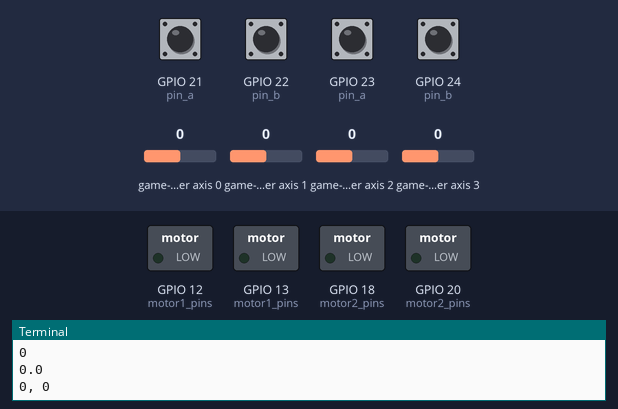
The program below on a simulated Raspberry Pi (BCM pin numbers). Shown: switched loads named in the program (green lamp = pin HIGH), the last lines printed to the terminal. Inputs (shaded band) come from the test bench; at power-on: GPIO 21 (pin_a), GPIO 22 (pin_b), GPIO 23 (pin_a), GPIO 24 (pin_b) HIGH, game-controller axis 1 0, game-controller axis 3 0, game-controller axis 0 0, game-controller axis 2 0. Threads take turns every 2 ms.

Above: at 1.2 s.
1.3 s: game-controller axis 1 set to -1
At 1.6 s:
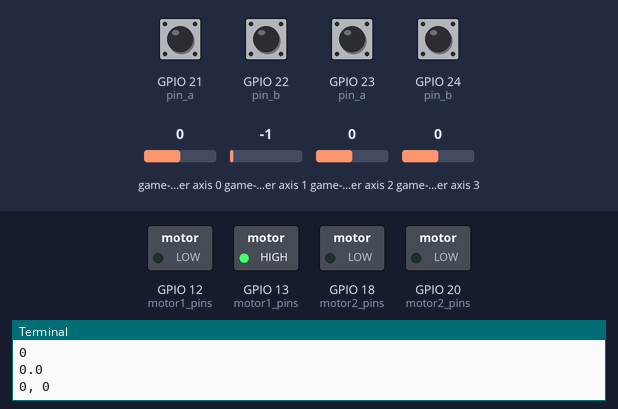
2.8 s: game-controller axis 3 set to -1
At 3.3 s:
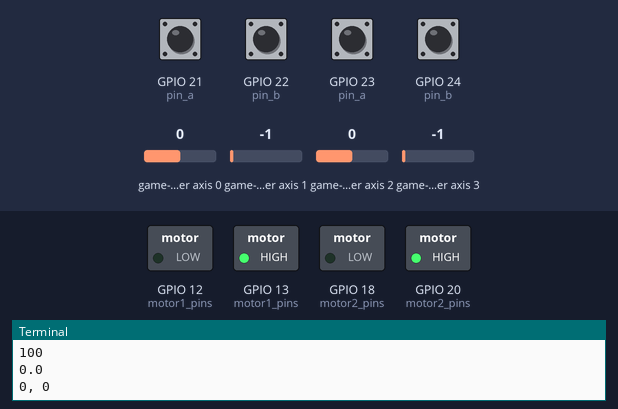
4.3 s: game-controller axis 1 set to 0
At 5.2 s:
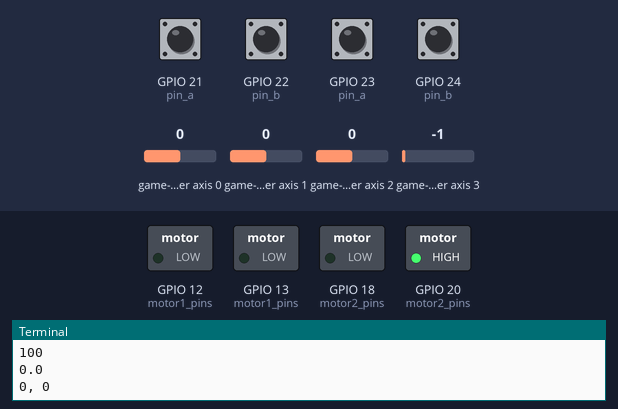
5.8 s: game-controller axis 3 set to 0
At 6.9 s:
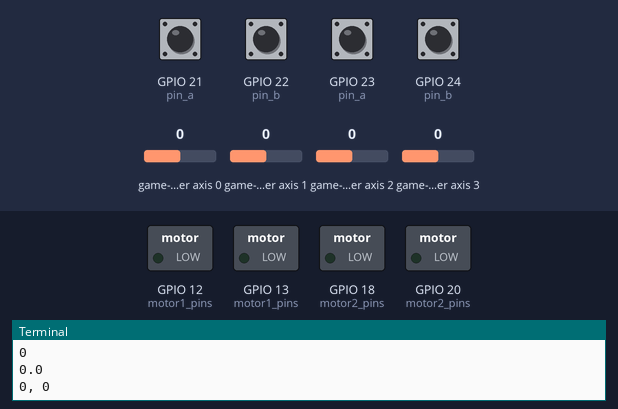
Timing chart, 0 to 8.8 s (numbered marks = the images above; inputs shaded):
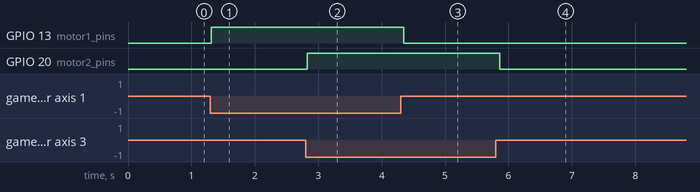

Measured:
- the behaviour switches between -1 and -0.5 on game-controller axis 1 (found by bisection; images 2 and 3)
- the behaviour switches between -1 and -0.5 on game-controller axis 3 (found by bisection; images 3 and 4)
- after the input at 1.3 s, GPIO 13 (motor1_pins): LOW → HIGH at once
- after the input at 2.8 s, GPIO 20 (motor2_pins): LOW → HIGH at once
- after the input at 4.3 s, GPIO 13 (motor1_pins): HIGH → LOW after 0.05 s
- after the input at 5.8 s, GPIO 20 (motor2_pins): HIGH → LOW after 0.06 s

The program:

bluetooth_controller_test.py
```python
import pygame
from dual_motor_test import DualMotorDriver
from component_modules.encoder_class import Encoder

# Start encoder monitoring
encoder1 = Encoder(pin_a=21, pin_b=22)
encoder2 = Encoder(pin_a=23, pin_b=24)
encoder1.start()
encoder2.start()


motor_driver = DualMotorDriver(motor1_pins=(12, 13), motor2_pins=(18, 20))

# Initialize pygame's joystick module
pygame.init()
pygame.joystick.init()

# Detect and initialize the first available controller
if pygame.joystick.get_count() == 0:
    print("No controllers detected. Make sure your Xbox controller is connected via Bluetooth.")
    exit()

controller = pygame.joystick.Joystick(0)
controller.init()

print(f"Connected to: {controller.get_name()}")

# Define button mappings
button_map = {
    0: "A",
    1: "B",
    2: "X",
    3: "Y",
    4: "LB",
    5: "RB",
    6: "Back",
    7: "Start",
    8: "Xbox",
    9: "Left Stick",
    10: "Right Stick"
}

# Main event loop
try:
    while True:
        pygame.event.pump()  # Process events

        # Check for button presses
        for button_id in range(controller.get_numbuttons()):
            if controller.get_button(button_id):
                print(f"Button {button_map.get(button_id, 'Unknown')} pressed")

        # Check for joystick movement
        left_x = controller.get_axis(0)
        left_y = controller.get_axis(1)
        right_x = controller.get_axis(2)
        right_y = controller.get_axis(3)

        if abs(left_x) > 0.1 or abs(left_y) > 0.1:
            print(f"Left Joystick: X={left_x:.2f}, Y={left_y:.2f}")

        if abs(right_x) > 0.1 or abs(right_y) > 0.1:
            print(f"Right Joystick: X={right_x:.2f}, Y={right_y:.2f}")

        motor_driver.set_motor_speed("motor1", int(left_y * 100))  # Forward at 50% speed
        motor_driver.set_motor_speed("motor2", int(right_y * 100)) # Reverse at 50% speed

        count_a, count_b = encoder1.get_counts()
        #print(f"Pulse Count A: {count_a}, Pulse Count B: {count_b}")
        count_a, count_b = encoder2.get_counts()
        #print(f"Pulse Count A: {count_a}, Pulse Count B: {count_b}")
        print(encoder1.speed())
        print(f"{count_a}, {count_b}")

        pygame.time.wait(100)  # Delay to avoid excessive CPU usage

except KeyboardInterrupt:
    print("\nExiting...")

finally:
    pygame.joystick.quit()
    pygame.quit()
    encoder1.stop()
    encoder2.stop()
    motor_driver.cleanup()
```

dual_motor_test.py
```python
import RPi.GPIO as GPIO
import time

class DualMotorDriver:
    def __init__(self, motor1_pins, motor2_pins, frequency=1000):
        GPIO.setmode(GPIO.BCM)

        self.motors = {
            "motor1": {"in1": motor1_pins[0], "in2": motor1_pins[1]},
            "motor2": {"in1": motor2_pins[0], "in2": motor2_pins[1]}
        }

        for motor in self.motors.values():
            GPIO.setup(motor["in1"], GPIO.OUT)
            GPIO.setup(motor["in2"], GPIO.OUT)

        self.pwm = {
            "motor1": {"in1": GPIO.PWM(self.motors["motor1"]["in1"], frequency),
                        "in2": GPIO.PWM(self.motors["motor1"]["in2"], frequency)},
            "motor2": {"in1": GPIO.PWM(self.motors["motor2"]["in1"], frequency),
                        "in2": GPIO.PWM(self.motors["motor2"]["in2"], frequency)}
        }

        for motor in self.pwm.values():
            motor["in1"].start(0)
            motor["in2"].start(0)

    def set_motor_speed(self, motor, speed):
        """Set speed and direction for the motor (-100 to 100)"""
        if motor not in self.motors:
            raise ValueError("Invalid motor selection. Choose 'motor1' or 'motor2'")

        speed = max(-100, min(100, speed))  # Constrain speed to -100 to 100
        duty_cycle = abs(speed)
        print(duty_cycle)
        if speed > 0:
            self.pwm[motor]["in1"].ChangeDutyCycle(duty_cycle)
            self.pwm[motor]["in2"].ChangeDutyCycle(0)
        elif speed < 0:
            self.pwm[motor]["in1"].ChangeDutyCycle(0)
            self.pwm[motor]["in2"].ChangeDutyCycle(duty_cycle)
        else:
            self.pwm[motor]["in1"].ChangeDutyCycle(0)
            self.pwm[motor]["in2"].ChangeDutyCycle(0)

    def stop(self):
        for motor in self.pwm.values():
            motor["in1"].ChangeDutyCycle(0)
            motor["in2"].ChangeDutyCycle(0)

    def cleanup(self):
        self.stop()
        GPIO.cleanup()

# Example Usage
if __name__ == "__main__":
    motor_driver = DualMotorDriver(motor1_pins=(12, 13), motor2_pins=(18, 20))
    try:
        for i in range(0, 50):
            motor_driver.set_motor_speed("motor1", -i)  # Forward at 50% speed
            motor_driver.set_motor_speed("motor2", i) # Reverse at 50% speed
            time.sleep(0.1)
        time.sleep(3)
        motor_driver.stop()
    except KeyboardInterrupt:
        motor_driver.cleanup()
    finally:
        motor_driver.cleanup()
```

encoder_class.py
```python
import RPi.GPIO as GPIO
import threading
import time

class Encoder:
    def __init__(self, pin_a, pin_b, debounce_s=0.01, rads_per_count=0.06, velocity_interval=0.1):
        self.pin_a = pin_a
        self.pin_b = pin_b
        self.debounce_s = debounce_s  # sec
        self.rads_per_count = rads_per_count
        self.velocity_interval = velocity_interval

        self.count_a = 0
        self.count_b = 0

        self.last_time_a = 0  # sec
        self.last_time_b = 0  # sec
        self.last_count_a = 0  # sec
        self.last_count_b = 0  # sec

        self.direction = 1
        self.angular_velocity = 0

        self.lock = threading.Lock()
        self.running = False
        self.updater_thread = None
        self.stop_event = threading.Event()

        GPIO.setmode(GPIO.BCM)
        GPIO.setup(self.pin_a, GPIO.IN, pull_up_down=GPIO.PUD_UP)
        GPIO.setup(self.pin_b, GPIO.IN, pull_up_down=GPIO.PUD_UP)

    def _callback_a(self, channel):
        now = time.time()
        if now - self.last_time_a > self.debounce_s:
            self.dt_a = now - self.last_time_a
            self.last_time_a = now
            with self.lock:
                self.count_a += 1
                if GPIO.input(self.pin_b) == GPIO.HIGH:
                    self.direction = 1
                else:
                    self.direction = -1

    def _callback_b(self, channel):
        now = time.time()
        if now - self.last_time_b > self.debounce_s:
            self.dt_b = now - self.last_time_b
            self.last_time_b = now
            with self.lock:
                self.count_b += 1
                if GPIO.input(self.pin_a) == GPIO.HIGH:
                    self.direction = -1
                else:
                    self.direction = 1

    def _speed_updater(self):
        while not self.stop_event.is_set():
            with self.lock:
                count_a_init = self.count_a
                count_b_init = self.count_b
            time.sleep(self.velocity_interval)
            d_a = self.count_a - count_a_init
            d_b = self.count_b - count_b_init
            with self.lock:
                d_a = self.count_a - count_a_init
                d_b = self.count_b - count_b_init
                self.angular_velocity = self.direction * self.rads_per_count * (d_a + d_b) / 2

    def start(self):
        if not self.running:
            GPIO.add_event_detect(self.pin_a, GPIO.RISING, callback=self._callback_a)
            GPIO.add_event_detect(self.pin_b, GPIO.RISING, callback=self._callback_b)
            self.stop_event.clear()
            self.updater_thread = threading.Thread(target=self._speed_updater, daemon=True)
            self.updater_thread.start()
            self.running = True

    def stop(self):
        if self.running:
            GPIO.remove_event_detect(self.pin_a)
            GPIO.remove_event_detect(self.pin_b)
            self.stop_event.set()
            self.running = False
            GPIO.cleanup((self.pin_a, self.pin_b))

    def get_counts(self):
        with self.lock:
            return self.count_a, self.count_b

    def speed(self):
        with self.lock:
            return self.angular_velocity
```
